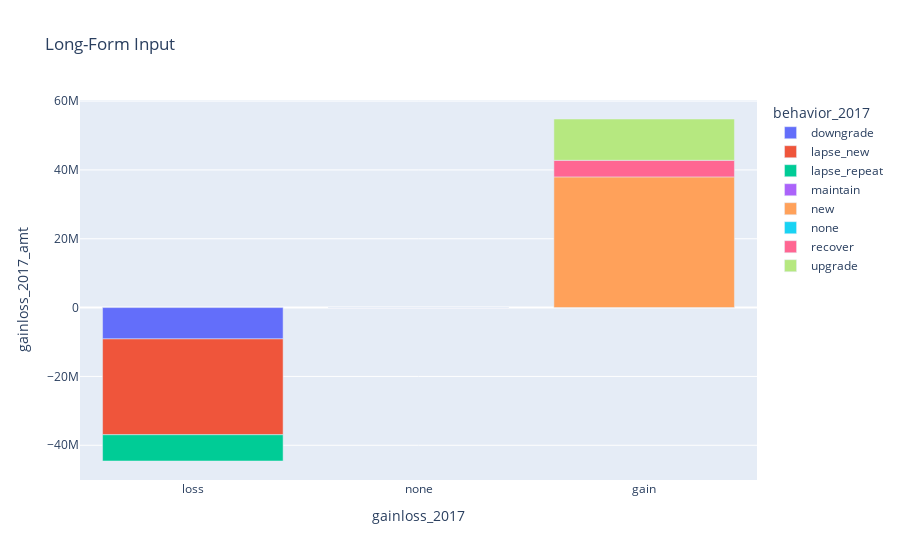

The notebook cell this image was saved under:
### Code cell
fig = px.bar(yr_info171, x='gainloss_2017', y='gainloss_2017_amt', color='behavior_2017', title="Long-Form Input")
fig.show()

### Figure 1 — Plotly figure (JSON) as saved in the notebook; plotly's stock layout.template omitted (floating-point values rounded to 4 significant figures)
{"data": [{"alignmentgroup": "True", "hovertemplate": "behavior_2017=downgrade<br>gainloss_2017=%{x}<br>gainloss_2017_amt=%{y}<extra></extra>", "legendgroup": "downgrade", "marker": {"color": "#636efa"}, "name": "downgrade", "offsetgroup": "downgrade", "orientation": "v", "showlegend": true, "textposition": "auto", "type": "bar", "x": ["loss"], "xaxis": "x", "y": [-9101000.0], "yaxis": "y"}, {"alignmentgroup": "True", "hovertemplate": "behavior_2017=lapse_new<br>gainloss_2017=%{x}<br>gainloss_2017_amt=%{y}<extra></extra>", "legendgroup": "lapse_new", "marker": {"color": "#EF553B"}, "name": "lapse_new", "offsetgroup": "lapse_new", "orientation": "v", "showlegend": true, "textposition": "auto", "type": "bar", "x": ["loss"], "xaxis": "x", "y": [-27840000.0], "yaxis": "y"}, {"alignmentgroup": "True", "hovertemplate": "behavior_2017=lapse_repeat<br>gainloss_2017=%{x}<br>gainloss_2017_amt=%{y}<extra></extra>", "legendgroup": "lapse_repeat", "marker": {"color": "#00cc96"}, "name": "lapse_repeat", "offsetgroup": "lapse_repeat", "orientation": "v", "showlegend": true, "textposition": "auto", "type": "bar", "x": ["loss"], "xaxis": "x", "y": [-7629000.0], "yaxis": "y"}, {"alignmentgroup": "True", "hovertemplate": "behavior_2017=maintain<br>gainloss_2017=%{x}<br>gainloss_2017_amt=%{y}<extra></extra>", "legendgroup": "maintain", "marker": {"color": "#ab63fa"}, "name": "maintain", "offsetgroup": "maintain", "orientation": "v", "showlegend": true, "textposition": "auto", "type": "bar", "x": ["none"], "xaxis": "x", "y": [0], "yaxis": "y"}, {"alignmentgroup": "True", "hovertemplate": "behavior_2017=new<br>gainloss_2017=%{x}<br>gainloss_2017_amt=%{y}<extra></extra>", "legendgroup": "new", "marker": {"color": "#FFA15A"}, "name": "new", "offsetgroup": "new", "orientation": "v", "showlegend": true, "textposition": "auto", "type": "bar", "x": ["gain"], "xaxis": "x", "y": [37970000.0], "yaxis": "y"}, {"alignmentgroup": "True", "hovertemplate": "behavior_2017=none<br>gainloss_2017=%{x}<br>gainloss_2017_amt=%{y}<extra></extra>", "legendgroup": "none", "marker": {"color": "#19d3f3"}, "name": "none", "offsetgroup": "none", "orientation": "v", "showlegend": true, "textposition": "auto", "type": "bar", "x": ["none"], "xaxis": "x", "y": [0], "yaxis": "y"}, {"alignmentgroup": "True", "hovertemplate": "behavior_2017=recover<br>gainloss_2017=%{x}<br>gainloss_2017_amt=%{y}<extra></extra>", "legendgroup": "recover", "marker": {"color": "#FF6692"}, "name": "recover", "offsetgroup": "recover", "orientation": "v", "showlegend": true, "textposition": "auto", "type": "bar", "x": ["gain"], "xaxis": "x", "y": [4814000.0], "yaxis": "y"}, {"alignmentgroup": "True", "hovertemplate": "behavior_2017=upgrade<br>gainloss_2017=%{x}<br>gainloss_2017_amt=%{y}<extra></extra>", "legendgroup": "upgrade", "marker": {"color": "#B6E880"}, "name": "upgrade", "offsetgroup": "upgrade", "orientation": "v", "showlegend": true, "textposition": "auto", "type": "bar", "x": ["gain"], "xaxis": "x", "y": [12000000.0], "yaxis": "y"}], "layout": {"barmode": "relative", "legend": {"title": {"text": "behavior_2017"}, "tracegroupgap": 0}, "title": {"text": "Long-Form Input"}, "xaxis": {"anchor": "y", "domain": [0, 1], "title": {"text": "gainloss_2017"}}, "yaxis": {"anchor": "x", "domain": [0, 1], "title": {"text": "gainloss_2017_amt"}}}}
